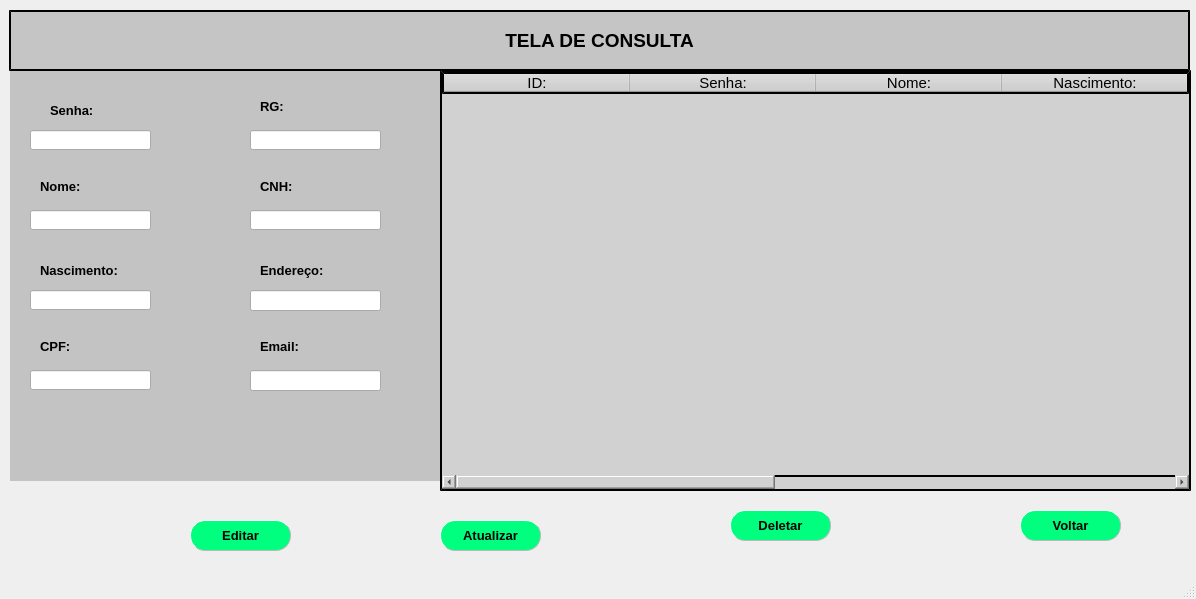
<?xml version="1.0" encoding="UTF-8"?>
<ui version="4.0">
 <class>MainWindow</class>
 <widget class="QMainWindow" name="MainWindow">
  <property name="geometry">
   <rect>
    <x>0</x>
    <y>0</y>
    <width>1196</width>
    <height>599</height>
   </rect>
  </property>
  <property name="windowTitle">
   <string>MainWindow</string>
  </property>
  <widget class="QWidget" name="centralwidget">
   <widget class="QTableWidget" name="tableWidget">
    <property name="geometry">
     <rect>
      <x>440</x>
      <y>70</y>
      <width>751</width>
      <height>421</height>
     </rect>
    </property>
    <property name="font">
     <font>
      <family>Arial</family>
      <pointsize>11</pointsize>
     </font>
    </property>
    <property name="styleSheet">
     <string notr="true">background-color: rgb(209, 209, 209);
border-style: outset;
border-width: 2px</string>
    </property>
    <attribute name="horizontalHeaderDefaultSectionSize">
     <number>186</number>
    </attribute>
    <attribute name="horizontalHeaderMinimumSectionSize">
     <number>39</number>
    </attribute>
    <attribute name="verticalHeaderDefaultSectionSize">
     <number>32</number>
    </attribute>
    <column>
     <property name="text">
      <string>ID:</string>
     </property>
    </column>
    <column>
     <property name="text">
      <string>Senha:</string>
     </property>
    </column>
    <column>
     <property name="text">
      <string>Nome:</string>
     </property>
    </column>
    <column>
     <property name="text">
      <string>Nascimento:</string>
     </property>
    </column>
    <column>
     <property name="text">
      <string>CPF:</string>
     </property>
    </column>
    <column>
     <property name="text">
      <string>RG:</string>
     </property>
    </column>
    <column>
     <property name="text">
      <string>CNH:</string>
     </property>
    </column>
    <column>
     <property name="text">
      <string>Endereço:</string>
     </property>
    </column>
    <column>
     <property name="text">
      <string>Email:</string>
     </property>
    </column>
   </widget>
   <widget class="QLabel" name="label">
    <property name="geometry">
     <rect>
      <x>9</x>
      <y>10</y>
      <width>1181</width>
      <height>61</height>
     </rect>
    </property>
    <property name="font">
     <font>
      <family>Arial</family>
      <pointsize>14</pointsize>
      <weight>75</weight>
      <bold>true</bold>
     </font>
    </property>
    <property name="styleSheet">
     <string notr="true">background-color: rgb(197, 197, 197);
border-style: outset;
border-width: 2px
</string>
    </property>
    <property name="text">
     <string>TELA DE CONSULTA</string>
    </property>
    <property name="alignment">
     <set>Qt::AlignCenter</set>
    </property>
   </widget>
   <widget class="QPushButton" name="pushButton">
    <property name="geometry">
     <rect>
      <x>1020</x>
      <y>510</y>
      <width>101</width>
      <height>31</height>
     </rect>
    </property>
    <property name="font">
     <font>
      <family>Arial</family>
      <pointsize>10</pointsize>
      <weight>75</weight>
      <bold>true</bold>
     </font>
    </property>
    <property name="styleSheet">
     <string notr="true">QPushButton{
background-color: rgb(0, 255, 127);
border-radius: 15px;
border-style: outset;
border-width: 1px;
border-color: rgb(185, 185, 185);
}
QPushButton:hover{
background-color: rgb(0, 170, 127);
color: rgb(59, 255, 56);
}</string>
    </property>
    <property name="text">
     <string>Voltar</string>
    </property>
   </widget>
   <widget class="QPushButton" name="pushButton_2">
    <property name="geometry">
     <rect>
      <x>190</x>
      <y>520</y>
      <width>101</width>
      <height>31</height>
     </rect>
    </property>
    <property name="font">
     <font>
      <family>Arial</family>
      <pointsize>10</pointsize>
      <weight>75</weight>
      <bold>true</bold>
     </font>
    </property>
    <property name="styleSheet">
     <string notr="true">QPushButton{
background-color: rgb(0, 255, 127);
border-radius: 15px;
border-style: outset;
border-width: 1px;
border-color: rgb(185, 185, 185);
}
QPushButton:hover{
background-color: rgb(0, 170, 127);
color: rgb(59, 255, 56);
}</string>
    </property>
    <property name="text">
     <string>Editar</string>
    </property>
   </widget>
   <widget class="QPushButton" name="pushButton_4">
    <property name="geometry">
     <rect>
      <x>730</x>
      <y>510</y>
      <width>101</width>
      <height>31</height>
     </rect>
    </property>
    <property name="font">
     <font>
      <family>Arial</family>
      <pointsize>10</pointsize>
      <weight>75</weight>
      <bold>true</bold>
     </font>
    </property>
    <property name="styleSheet">
     <string notr="true">QPushButton{
background-color: rgb(0, 255, 127);
border-radius: 15px;
border-style: outset;
border-width: 1px;
border-color: rgb(185, 185, 185);
}
QPushButton:hover{
background-color: rgb(0, 170, 127);
color: rgb(59, 255, 56);
}</string>
    </property>
    <property name="text">
     <string>Deletar</string>
    </property>
   </widget>
   <widget class="QLineEdit" name="lineEdit">
    <property name="geometry">
     <rect>
      <x>30</x>
      <y>130</y>
      <width>121</width>
      <height>20</height>
     </rect>
    </property>
   </widget>
   <widget class="QLineEdit" name="lineEdit_2">
    <property name="geometry">
     <rect>
      <x>30</x>
      <y>210</y>
      <width>121</width>
      <height>20</height>
     </rect>
    </property>
   </widget>
   <widget class="QLineEdit" name="lineEdit_3">
    <property name="geometry">
     <rect>
      <x>30</x>
      <y>290</y>
      <width>121</width>
      <height>20</height>
     </rect>
    </property>
   </widget>
   <widget class="QLineEdit" name="lineEdit_4">
    <property name="geometry">
     <rect>
      <x>30</x>
      <y>370</y>
      <width>121</width>
      <height>20</height>
     </rect>
    </property>
   </widget>
   <widget class="QLineEdit" name="lineEdit_5">
    <property name="geometry">
     <rect>
      <x>250</x>
      <y>130</y>
      <width>131</width>
      <height>20</height>
     </rect>
    </property>
   </widget>
   <widget class="QLineEdit" name="lineEdit_6">
    <property name="geometry">
     <rect>
      <x>250</x>
      <y>210</y>
      <width>131</width>
      <height>20</height>
     </rect>
    </property>
   </widget>
   <widget class="QLineEdit" name="lineEdit_7">
    <property name="geometry">
     <rect>
      <x>250</x>
      <y>290</y>
      <width>131</width>
      <height>21</height>
     </rect>
    </property>
   </widget>
   <widget class="QLineEdit" name="lineEdit_8">
    <property name="geometry">
     <rect>
      <x>250</x>
      <y>370</y>
      <width>131</width>
      <height>21</height>
     </rect>
    </property>
   </widget>
   <widget class="QLabel" name="label_2">
    <property name="geometry">
     <rect>
      <x>50</x>
      <y>100</y>
      <width>61</width>
      <height>21</height>
     </rect>
    </property>
    <property name="font">
     <font>
      <family>Arial</family>
      <pointsize>10</pointsize>
      <weight>75</weight>
      <bold>true</bold>
     </font>
    </property>
    <property name="text">
     <string>Senha:</string>
    </property>
   </widget>
   <widget class="QLabel" name="label_3">
    <property name="geometry">
     <rect>
      <x>40</x>
      <y>180</y>
      <width>47</width>
      <height>13</height>
     </rect>
    </property>
    <property name="font">
     <font>
      <family>Arial</family>
      <pointsize>10</pointsize>
      <weight>75</weight>
      <bold>true</bold>
     </font>
    </property>
    <property name="text">
     <string>Nome:</string>
    </property>
   </widget>
   <widget class="QLabel" name="label_4">
    <property name="geometry">
     <rect>
      <x>40</x>
      <y>260</y>
      <width>91</width>
      <height>21</height>
     </rect>
    </property>
    <property name="font">
     <font>
      <family>Arial</family>
      <pointsize>10</pointsize>
      <weight>75</weight>
      <bold>true</bold>
     </font>
    </property>
    <property name="text">
     <string>Nascimento:</string>
    </property>
   </widget>
   <widget class="QLabel" name="label_5">
    <property name="geometry">
     <rect>
      <x>40</x>
      <y>340</y>
      <width>47</width>
      <height>13</height>
     </rect>
    </property>
    <property name="font">
     <font>
      <family>Arial</family>
      <pointsize>10</pointsize>
      <weight>75</weight>
      <bold>true</bold>
     </font>
    </property>
    <property name="text">
     <string>CPF:</string>
    </property>
   </widget>
   <widget class="QLabel" name="label_6">
    <property name="geometry">
     <rect>
      <x>260</x>
      <y>100</y>
      <width>47</width>
      <height>13</height>
     </rect>
    </property>
    <property name="font">
     <font>
      <family>Arial</family>
      <pointsize>10</pointsize>
      <weight>75</weight>
      <bold>true</bold>
     </font>
    </property>
    <property name="text">
     <string>RG:</string>
    </property>
   </widget>
   <widget class="QLabel" name="label_7">
    <property name="geometry">
     <rect>
      <x>260</x>
      <y>180</y>
      <width>47</width>
      <height>13</height>
     </rect>
    </property>
    <property name="font">
     <font>
      <family>Arial</family>
      <pointsize>10</pointsize>
      <weight>75</weight>
      <bold>true</bold>
     </font>
    </property>
    <property name="text">
     <string>CNH:</string>
    </property>
   </widget>
   <widget class="QLabel" name="label_8">
    <property name="geometry">
     <rect>
      <x>260</x>
      <y>260</y>
      <width>71</width>
      <height>21</height>
     </rect>
    </property>
    <property name="font">
     <font>
      <family>Arial</family>
      <pointsize>10</pointsize>
      <weight>75</weight>
      <bold>true</bold>
     </font>
    </property>
    <property name="text">
     <string>Endereço:</string>
    </property>
   </widget>
   <widget class="QLabel" name="label_9">
    <property name="geometry">
     <rect>
      <x>260</x>
      <y>340</y>
      <width>47</width>
      <height>13</height>
     </rect>
    </property>
    <property name="font">
     <font>
      <family>Arial</family>
      <pointsize>10</pointsize>
      <weight>75</weight>
      <bold>true</bold>
     </font>
    </property>
    <property name="text">
     <string>Email:</string>
    </property>
   </widget>
   <widget class="QPushButton" name="pushButton_3">
    <property name="geometry">
     <rect>
      <x>440</x>
      <y>520</y>
      <width>101</width>
      <height>31</height>
     </rect>
    </property>
    <property name="font">
     <font>
      <family>Arial</family>
      <pointsize>10</pointsize>
      <weight>75</weight>
      <bold>true</bold>
     </font>
    </property>
    <property name="styleSheet">
     <string notr="true">QPushButton{
background-color: rgb(0, 255, 127);
border-radius: 15px;
border-style: outset;
border-width: 1px;
border-color: rgb(185, 185, 185);
}
QPushButton:hover{
background-color: rgb(0, 170, 127);
color: rgb(59, 255, 56);
}</string>
    </property>
    <property name="text">
     <string>Atualizar</string>
    </property>
   </widget>
   <widget class="QStackedWidget" name="stackedWidget">
    <property name="geometry">
     <rect>
      <x>10</x>
      <y>70</y>
      <width>431</width>
      <height>411</height>
     </rect>
    </property>
    <property name="styleSheet">
     <string notr="true">background-color: rgb(195, 195, 195);</string>
    </property>
    <widget class="QWidget" name="page">
     <widget class="QLabel" name="label_10">
      <property name="geometry">
       <rect>
        <x>30</x>
        <y>10</y>
        <width>331</width>
        <height>20</height>
       </rect>
      </property>
      <property name="font">
       <font>
        <family>Arial</family>
        <pointsize>12</pointsize>
        <weight>75</weight>
        <bold>true</bold>
       </font>
      </property>
      <property name="styleSheet">
       <string notr="true">color: rgb(0, 0, 127);</string>
      </property>
      <property name="text">
       <string/>
      </property>
      <property name="alignment">
       <set>Qt::AlignCenter</set>
      </property>
     </widget>
    </widget>
    <widget class="QWidget" name="page_2"/>
   </widget>
   <zorder>stackedWidget</zorder>
   <zorder>label_2</zorder>
   <zorder>lineEdit</zorder>
   <zorder>tableWidget</zorder>
   <zorder>label</zorder>
   <zorder>pushButton</zorder>
   <zorder>pushButton_2</zorder>
   <zorder>pushButton_4</zorder>
   <zorder>lineEdit_2</zorder>
   <zorder>lineEdit_3</zorder>
   <zorder>lineEdit_4</zorder>
   <zorder>lineEdit_5</zorder>
   <zorder>lineEdit_6</zorder>
   <zorder>lineEdit_7</zorder>
   <zorder>lineEdit_8</zorder>
   <zorder>label_3</zorder>
   <zorder>label_4</zorder>
   <zorder>label_5</zorder>
   <zorder>label_6</zorder>
   <zorder>label_7</zorder>
   <zorder>label_8</zorder>
   <zorder>label_9</zorder>
   <zorder>pushButton_3</zorder>
  </widget>
  <widget class="QMenuBar" name="menubar">
   <property name="geometry">
    <rect>
     <x>0</x>
     <y>0</y>
     <width>1196</width>
     <height>21</height>
    </rect>
   </property>
  </widget>
  <widget class="QStatusBar" name="statusbar"/>
 </widget>
 <resources/>
 <connections/>
</ui>
